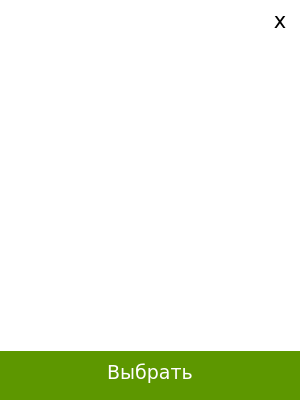
<?xml version="1.0" encoding="UTF-8"?>
<ui version="4.0">
 <class>AllLists</class>
 <widget class="QDialog" name="AllLists">
  <property name="geometry">
   <rect>
    <x>0</x>
    <y>0</y>
    <width>300</width>
    <height>400</height>
   </rect>
  </property>
  <property name="sizePolicy">
   <sizepolicy hsizetype="Fixed" vsizetype="Fixed">
    <horstretch>0</horstretch>
    <verstretch>0</verstretch>
   </sizepolicy>
  </property>
  <property name="minimumSize">
   <size>
    <width>300</width>
    <height>400</height>
   </size>
  </property>
  <property name="maximumSize">
   <size>
    <width>300</width>
    <height>400</height>
   </size>
  </property>
  <property name="font">
   <font>
    <family>Verdana</family>
    <pointsize>10</pointsize>
    <weight>50</weight>
    <bold>false</bold>
   </font>
  </property>
  <property name="windowTitle">
   <string/>
  </property>
  <property name="whatsThis">
   <string notr="true"/>
  </property>
  <property name="autoFillBackground">
   <bool>false</bool>
  </property>
  <property name="styleSheet">
   <string notr="true">QDialog{
	background-color:#d7ecf4;
}</string>
  </property>
  <property name="sizeGripEnabled">
   <bool>false</bool>
  </property>
  <property name="modal">
   <bool>false</bool>
  </property>
  <widget class="QPushButton" name="pushButton">
   <property name="geometry">
    <rect>
     <x>0</x>
     <y>345</y>
     <width>300</width>
     <height>55</height>
    </rect>
   </property>
   <property name="palette">
    <palette>
     <active>
      <colorrole role="WindowText">
       <brush brushstyle="SolidPattern">
        <color alpha="255">
         <red>255</red>
         <green>255</green>
         <blue>255</blue>
        </color>
       </brush>
      </colorrole>
      <colorrole role="Button">
       <brush brushstyle="SolidPattern">
        <color alpha="255">
         <red>93</red>
         <green>151</green>
         <blue>0</blue>
        </color>
       </brush>
      </colorrole>
      <colorrole role="Midlight">
       <brush brushstyle="SolidPattern">
        <color alpha="255">
         <red>208</red>
         <green>227</green>
         <blue>227</blue>
        </color>
       </brush>
      </colorrole>
      <colorrole role="Text">
       <brush brushstyle="SolidPattern">
        <color alpha="255">
         <red>255</red>
         <green>255</green>
         <blue>255</blue>
        </color>
       </brush>
      </colorrole>
      <colorrole role="ButtonText">
       <brush brushstyle="SolidPattern">
        <color alpha="255">
         <red>255</red>
         <green>255</green>
         <blue>255</blue>
        </color>
       </brush>
      </colorrole>
      <colorrole role="Base">
       <brush brushstyle="SolidPattern">
        <color alpha="255">
         <red>93</red>
         <green>151</green>
         <blue>0</blue>
        </color>
       </brush>
      </colorrole>
      <colorrole role="Window">
       <brush brushstyle="SolidPattern">
        <color alpha="255">
         <red>93</red>
         <green>151</green>
         <blue>0</blue>
        </color>
       </brush>
      </colorrole>
     </active>
     <inactive>
      <colorrole role="WindowText">
       <brush brushstyle="SolidPattern">
        <color alpha="255">
         <red>255</red>
         <green>255</green>
         <blue>255</blue>
        </color>
       </brush>
      </colorrole>
      <colorrole role="Button">
       <brush brushstyle="SolidPattern">
        <color alpha="255">
         <red>93</red>
         <green>151</green>
         <blue>0</blue>
        </color>
       </brush>
      </colorrole>
      <colorrole role="Midlight">
       <brush brushstyle="SolidPattern">
        <color alpha="255">
         <red>208</red>
         <green>227</green>
         <blue>227</blue>
        </color>
       </brush>
      </colorrole>
      <colorrole role="Text">
       <brush brushstyle="SolidPattern">
        <color alpha="255">
         <red>255</red>
         <green>255</green>
         <blue>255</blue>
        </color>
       </brush>
      </colorrole>
      <colorrole role="ButtonText">
       <brush brushstyle="SolidPattern">
        <color alpha="255">
         <red>255</red>
         <green>255</green>
         <blue>255</blue>
        </color>
       </brush>
      </colorrole>
      <colorrole role="Base">
       <brush brushstyle="SolidPattern">
        <color alpha="255">
         <red>93</red>
         <green>151</green>
         <blue>0</blue>
        </color>
       </brush>
      </colorrole>
      <colorrole role="Window">
       <brush brushstyle="SolidPattern">
        <color alpha="255">
         <red>93</red>
         <green>151</green>
         <blue>0</blue>
        </color>
       </brush>
      </colorrole>
     </inactive>
     <disabled>
      <colorrole role="WindowText">
       <brush brushstyle="SolidPattern">
        <color alpha="255">
         <red>255</red>
         <green>255</green>
         <blue>255</blue>
        </color>
       </brush>
      </colorrole>
      <colorrole role="Button">
       <brush brushstyle="SolidPattern">
        <color alpha="255">
         <red>93</red>
         <green>151</green>
         <blue>0</blue>
        </color>
       </brush>
      </colorrole>
      <colorrole role="Midlight">
       <brush brushstyle="SolidPattern">
        <color alpha="255">
         <red>208</red>
         <green>227</green>
         <blue>227</blue>
        </color>
       </brush>
      </colorrole>
      <colorrole role="Text">
       <brush brushstyle="SolidPattern">
        <color alpha="255">
         <red>255</red>
         <green>255</green>
         <blue>255</blue>
        </color>
       </brush>
      </colorrole>
      <colorrole role="ButtonText">
       <brush brushstyle="SolidPattern">
        <color alpha="255">
         <red>255</red>
         <green>255</green>
         <blue>255</blue>
        </color>
       </brush>
      </colorrole>
      <colorrole role="Base">
       <brush brushstyle="SolidPattern">
        <color alpha="255">
         <red>93</red>
         <green>151</green>
         <blue>0</blue>
        </color>
       </brush>
      </colorrole>
      <colorrole role="Window">
       <brush brushstyle="SolidPattern">
        <color alpha="255">
         <red>93</red>
         <green>151</green>
         <blue>0</blue>
        </color>
       </brush>
      </colorrole>
     </disabled>
    </palette>
   </property>
   <property name="font">
    <font>
     <family>Verdana</family>
     <pointsize>14</pointsize>
     <weight>50</weight>
     <bold>false</bold>
    </font>
   </property>
   <property name="mouseTracking">
    <bool>false</bool>
   </property>
   <property name="contextMenuPolicy">
    <enum>Qt::DefaultContextMenu</enum>
   </property>
   <property name="autoFillBackground">
    <bool>false</bool>
   </property>
   <property name="styleSheet">
    <string notr="true">QPushButton{
	color:white;
	background-color:#5d9700;
	border:none;
}
QPushButton:hover{
	background-color:#436d00;	
}
QPushButton:focus{outline: none;}</string>
   </property>
   <property name="text">
    <string>Выбрать</string>
   </property>
   <property name="autoDefault">
    <bool>false</bool>
   </property>
   <property name="default">
    <bool>true</bool>
   </property>
   <property name="flat">
    <bool>false</bool>
   </property>
  </widget>
  <widget class="QListWidget" name="listWidget">
   <property name="geometry">
    <rect>
     <x>0</x>
     <y>0</y>
     <width>300</width>
     <height>351</height>
    </rect>
   </property>
   <property name="styleSheet">
    <string notr="true">border:none;</string>
   </property>
  </widget>
  <widget class="QPushButton" name="closeButton">
   <property name="geometry">
    <rect>
     <x>260</x>
     <y>0</y>
     <width>40</width>
     <height>40</height>
    </rect>
   </property>
   <property name="font">
    <font>
     <family>Verdana</family>
     <pointsize>16</pointsize>
     <weight>50</weight>
     <bold>false</bold>
    </font>
   </property>
   <property name="layoutDirection">
    <enum>Qt::LeftToRight</enum>
   </property>
   <property name="autoFillBackground">
    <bool>false</bool>
   </property>
   <property name="styleSheet">
    <string notr="true">QPushButton {	
padding-bottom: 0.4em;
background-color:white;
border:none;	
}
QPushButton:hover {
padding-bottom: 0.4em;
background-color:#d2374a;
color:white;
}
QPushButton:focus {
outline:none;
}</string>
   </property>
   <property name="text">
    <string>x</string>
   </property>
   <property name="autoDefault">
    <bool>false</bool>
   </property>
   <property name="default">
    <bool>false</bool>
   </property>
  </widget>
 </widget>
 <resources/>
 <connections/>
</ui>
